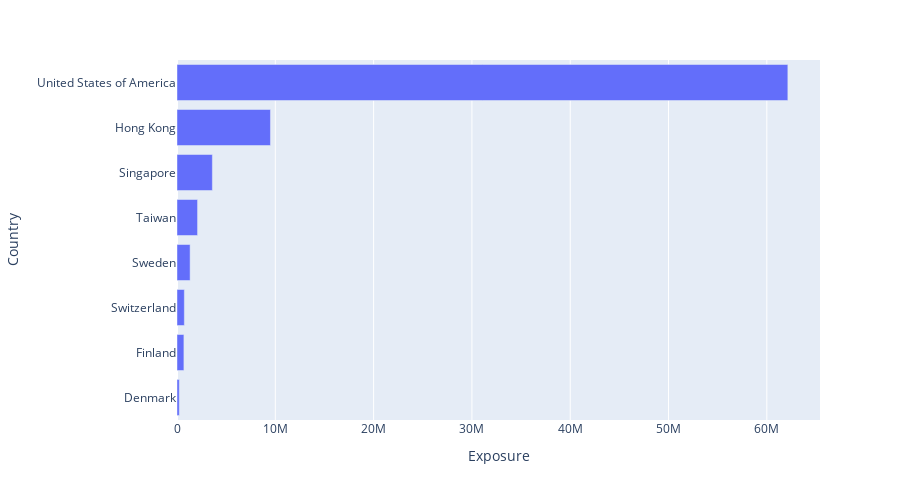

Here is the notebook cell this chart was saved with:
### Code cell
top10 = df_above_25.nlargest(10, ['totalcount'])

fig = px.bar(top10, x='totalcount', y='country',
             hover_data=['country', 'totalcount'], orientation='h',
              height=500)
fig.update_layout(yaxis={'categoryorder':'total ascending'})
fig.update_layout(title='',
                  xaxis = dict(title='Exposure'),
                  yaxis = dict(title='Country'))
fig.show()

### Figure 1 — Plotly figure (JSON) as saved in the notebook; plotly's stock layout.template omitted (floating-point values rounded to 4 significant figures)
{"data": [{"alignmentgroup": "True", "hovertemplate": "totalcount=%{x}<br>country=%{y}<extra></extra>", "legendgroup": "", "marker": {"color": "#636efa"}, "name": "", "offsetgroup": "", "orientation": "h", "showlegend": false, "textposition": "auto", "type": "bar", "x": [62138431, 9506773, 3597559, 2090364, 1333328, 746935, 702147, 235513], "xaxis": "x", "y": ["United States of America", "Hong Kong", "Singapore", "Taiwan", "Sweden", "Switzerland", "Finland", "Denmark"], "yaxis": "y"}], "layout": {"barmode": "relative", "height": 500, "legend": {"tracegroupgap": 0}, "margin": {"t": 60}, "title": {"text": ""}, "xaxis": {"anchor": "y", "domain": [0, 1], "title": {"text": "Exposure"}}, "yaxis": {"anchor": "x", "categoryorder": "total ascending", "domain": [0, 1], "title": {"text": "Country"}}}}
